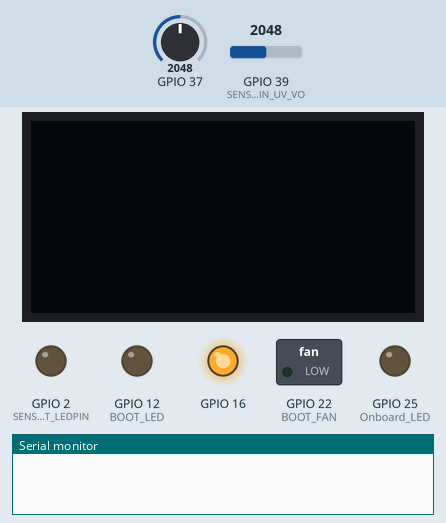
Recording of a program running on a simulated ESP32. Shown: 128×64 one-colour display, switched loads named in the program (green lamp = pin HIGH), output pins drawn as LEDs (lit = HIGH), the last lines printed to the serial monitor. Inputs (shaded band) come from the test bench; at power-on: GPIO 37 = 2048, GPIO 39 (SENSOR_PIN_UV_VO) = 2048. No radio packets arrive unless stated. At 8.2 s the program puts the board to deep sleep or switches it off; the recording ends there.

Above: at 0.1 s.
At 4.1 s:
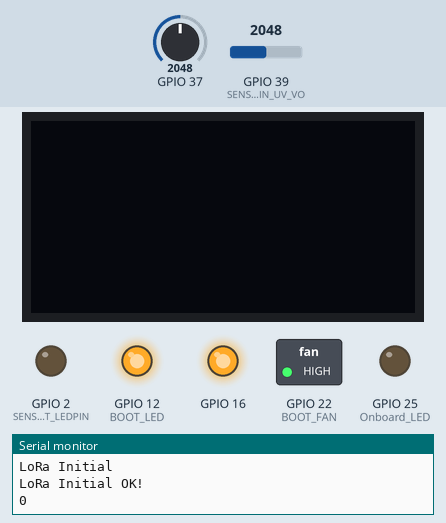
At 7.1 s:
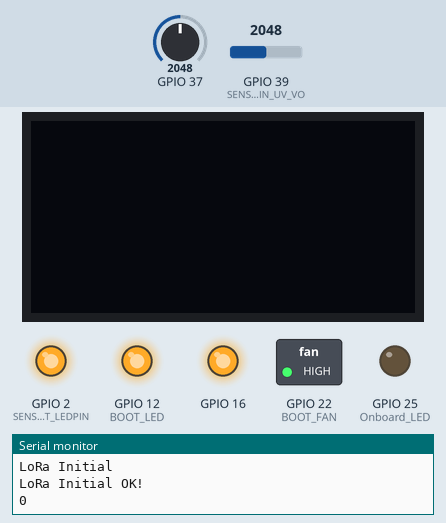
Timing chart, 0 to 8.2 s (numbered marks = the images above):
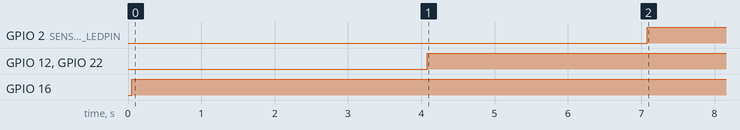

The program:

main.cpp
```cpp
#include <SPI.h>
#include <LoRa.h>
#include <Arduino.h>

#include "lib/SharpGP2Y10.h"
#include "lib/ML8511.h"

#include <WiFi.h>
#include <HTTPClient.h>
#include <MQ135.h>
#include <SSD1306.h>

String NODE_ID = "N01";

// DEEP SLEEP MODE SETTING
#define uS_TO_S_FACTOR 1000000  /* Conversion factor for micro seconds to seconds */
#define TIME_TO_SLEEP  5        /* Time ESP32 will go to sleep (in seconds) */

RTC_DATA_ATTR int bootCount = 0;

// OLED
SSD1306 display(0x3c, 4, 15);
byte OLED_FONT_SIZE =  12;
byte OLED_LINE_OFFSET = 2;

// LORA SETTING
#define SS 18
#define RST 14
#define DI0 26
#define BAND 433E6 //915E6

// WIFI SETTING
const char* ssid     = "Quy";
const char* password = "0937437982";

// SENSOR SETTING
int counter = 0;
#define BOOT_LED 12
#define SENSOR_PIN_DUST_VO A0
#define SENSOR_PIN_DUST_LEDPIN 2

#define SENSOR_PIN_UV_VREF A1
#define SENSOR_PIN_UV_VO A3
#define SENSOR_PIN_CO2 A2

#define BOOT_FAN 22

SharpGP2Y10 sensorDust(SENSOR_PIN_DUST_VO, SENSOR_PIN_DUST_LEDPIN);
MQ135 sensorCo2(SENSOR_PIN_CO2);
ML8511 sensorUV(SENSOR_PIN_UV_VO, SENSOR_PIN_UV_VREF);

String co2String, uvString, dustString;
int lora_counter;

// FUNCTION DECLARE
void loraSend(String);
int averageAnalogRead(int, int);
int readUVDensity(int, int);

void initSerial();
void initPinMode();
void initOLED();
void initLoRa();
void initWiFi();
void initSensors();
void sendHTTP();

void oledPrint(int, int, String);
void print_wakeup_reason();
void run();

//============= BODY =======================
void setup() {
  initSerial();
  initPinMode();
  initOLED();
  initLoRa();
  delay(1000);
  digitalWrite(BOOT_LED, HIGH);
  sensorCo2.calibrate();
  Serial.println(bootCount);
  //on fan
   digitalWrite(BOOT_FAN, HIGH);
  delay(3000);
  run();
  delay(1000);


  //go to sleep
  esp_sleep_enable_timer_wakeup(TIME_TO_SLEEP * uS_TO_S_FACTOR);
  esp_deep_sleep_start();
}

void loop() {

}

void run() {
  bootCount+=1;
  co2String = String(sensorCo2.readCO2()) ;
  dustString = String(sensorDust.getDustDensity());
  uvString = String(sensorUV.readUVIntensity());

  loraSend( NODE_ID + "/" + co2String + "/" + dustString + "/" + uvString);

  // Serial.println("C02: " + co2String);
  // Serial.println("UV: " +uvString);
  // Serial.println("Dust: " +dustString);
  // Serial.println("Boot: " +bootCount);

  // display.clear();
  // display.setTextAlignment(TEXT_ALIGN_LEFT);

  // display.setFont(Arimo_Regular_12);
  // display.drawString(0, 0, "Co2: " + co2String + " ppm");
  // display.drawString(0, 12 + 3, "UV: " + uvString + " mW/cm²");
  // display.drawString(0, 25 + 3, "Dust: " + dustString + " mg/m³");
  // display.drawString(0, 39 + 3 , "LoRa sent: " + String(bootCount) + " pkgs");
  // display.display();
}


//============== FUNCTION BODY

void oledPrint(int x, int y, String s) {
  char __s[sizeof(s+1)];
  s.toCharArray(__s, sizeof(__s));
  // oled.drawStr(0,1, __s );
}

void sendHTTP() {
   HTTPClient http;
   http.begin("http://qstation.herokuapp.com/node/N01/200/0.2/0");  //Specify destination for HTTP request
   http.addHeader("Content-Type", "text/plain");             //Specify content-type header
   http.GET();
}

void loraSend(String data) {
 LoRa.beginPacket() ;
  LoRa.print(data);
  LoRa.endPacket();
}


void initSerial() {
  Serial.begin(9600);
  while (!Serial);
}
void initPinMode() {
  pinMode(25, OUTPUT); //Onboard LED
  pinMode(16, OUTPUT);
  pinMode(BOOT_LED, OUTPUT);
  pinMode(BOOT_FAN, OUTPUT);
}

void initOLED() {
  digitalWrite(16, LOW);
  delay(50);
   digitalWrite(16, HIGH);
  display.init();
  display.flipScreenVertically();
}

void initLoRa() {
    SPI.begin(5, 19, 27, 18);
    LoRa.setPins(SS, RST, DI0);
    LoRa.setSpreadingFactor(12);
    LoRa.setCodingRate4(4/5);
    LoRa.setSignalBandwidth(123E3);
    LoRa.setPreambleLength(5);
    delay(1000);
    Serial.println("LoRa Initial");
    if (!LoRa.begin(BAND)) {
      Serial.println("Starting LoRa failed!");
      while (1);
    }
    Serial.println("LoRa Initial OK!");
    delay(2000);

}

void initWiFi() {
WiFi.begin(ssid, password);

  while (WiFi.status() != WL_CONNECTED) {
        delay(500);
        Serial.print(".");
    }

  Serial.println("");
  Serial.println("WiFi connected");
  Serial.println("IP address: ");
  Serial.println(WiFi.localIP());
}
```

ML8511.cpp
```cpp
#include "ML8511.h"
#include <Arduino.h>

ML8511::ML8511(int pinAO, int pinAref) {
    this->pinAO = pinAO;
    this->pinAref = pinAref;
}

int ML8511::averageAnalogRead(int aPin, int nSample) {
    int ret = 0;
    for (int i=0; i < nSample; i++) ret+= analogRead(aPin);
    return (int) ret/nSample;
}

int ML8511::readUVIntensity() {
    float uv_VolOutput = 3.3 / averageAnalogRead(pinAref,8) * averageAnalogRead(pinAO,8);
    int uv_Intensity = (uv_VolOutput - 0.99) * (2.8 - 0.99) / (uvMax - uvMin) + uvMin;
    return uv_Intensity;
}

void ML8511::setUVRange(float min, float max) {
    this->uvMin = min;
    this->uvMax = max;
}
```

ML8511.h
```cpp
/**************************************************************************/
/*!
@file     ML8511.h
@author   lnquy065
@license  GNU GPLv3
@version  1.0
First version of an Arduino Library for the ML8511 uv sensor
Ref: https://learn.sparkfun.com/tutorials/ml8511-uv-sensor-hookup-guide
*/
/**************************************************************************/

class ML8511 {
  private:
  int pinAO;
  int pinAref;
  float uvMax = 15;
  float uvMin = 0;
  public:
  ML8511(int, int);
  int averageAnalogRead(int, int);
  int readUVIntensity();
  void setUVRange(float, float);
};
```

SharpGP2Y10.cpp
```cpp
/**************************************************************************/
/*!
@file     SharpGP2Y10.h
@author   lnquy065
@license  GNU GPLv3
@version  1.0
First version of an Arduino Library for the SharpGP2Y10 dust sensor
*/
/**************************************************************************/
#include <Arduino.h>
#include "SharpGP2Y10.h"

SharpGP2Y10::SharpGP2Y10(int voPin, int ledPin) {
    pinMode(ledPin, OUTPUT);
    this->voPin = voPin;
    this->ledPin = ledPin;
}

SharpGP2Y10::SharpGP2Y10(int voPin, int ledPin, float vccVol) {
    pinMode(ledPin, OUTPUT);
    this->voPin = voPin;
    this->ledPin = ledPin;
    this->vccVol = vccVol;
}

void SharpGP2Y10::calc() {
    digitalWrite(ledPin, LOW); //turn on LED
    delayMicroseconds(SharpGP2Y10_SAMPLINGTIME);     //Sampling time
    volMeasured = analogRead(voPin);    //read ADC VoPin

    delayMicroseconds(SharpGP2Y10_DELTATIME);
    digitalWrite(ledPin, HIGH); //turn off LED
    delayMicroseconds(SharpGP2Y10_SLEEPINGTIME);

    calcVoltage = volMeasured * (vccVol / 1024);   //calc real Voltage

    // Linear equation taken from http://www.howmuchsnow.com/arduino/airquality/
    // Chris Nafis (c) 2012
    dustDensity = 0.17 * calcVoltage - 0.1;


    if (dustDensity < 0)
    {
        dustDensity = 0.00;
    }
}

// recalculator
float SharpGP2Y10::getDustDensity()
{
    calc();
    return dustDensity;
}

float SharpGP2Y10::getVotage()
{
    calc();
    return calcVoltage;
}

int SharpGP2Y10::getADC()
{
    calc();
    return volMeasured;
}


//Get fields value only
float SharpGP2Y10::getDustDensityField()
{
    return dustDensity;
}

float SharpGP2Y10::getVotageField()
{
    return calcVoltage;
}

int SharpGP2Y10::getADCField()
{
    return volMeasured;
}
```

SharpGP2Y10.h
```cpp
/**************************************************************************/
/*!
@file     SharpGP2Y10.h
@author   lnquy065
@license  GNU GPLv3
@version  1.0
First version of an Arduino Library for the SharpGP2Y10 dust sensor
*/
/**************************************************************************/


    //Mỗi xung lấy mẫu là 10ms
    //Mỗi xung bật LED là 0.32ms, trong đó:
    //  + 0.28ms: Thời gian lấy mẫu.
    //  + 0.04ms: Thời gian không lấy mẫu.
    // => Qui trình:
    //  + Bật LED, delay 0.28ms
    //  + Đọc Input, delay 0.04ms
    //  + Tắt LED, delay 9.680ms
#define SharpGP2Y10_SAMPLINGTIME 280
#define SharpGP2Y10_DELTATIME 40
#define SharpGP2Y10_SLEEPINGTIME 9680


class SharpGP2Y10
{
  private:
    int voPin;
    int ledPin;
    float dustDensity = 0;
    float volMeasured = 0;
    float calcVoltage = 0;
    float vccVol = 5.0;
    void calc();


  public:
    float getDustDensityField();
    float getDustDensity();

    float getVotageField();
    float getVotage();

    int getADCField();
    int getADC();

    SharpGP2Y10(int, int);
    SharpGP2Y10(int, int, float);
};
```

Measured:
- by itself, GPIO 2 (SENSOR_PIN_DUST_LEDPIN): LOW → HIGH at 7.1 s
- by itself, GPIO 12 (BOOT_LED), GPIO 22 (BOOT_FAN): LOW → HIGH at 4.1 s
- by itself, GPIO 16: LOW → HIGH at 0.05 s
